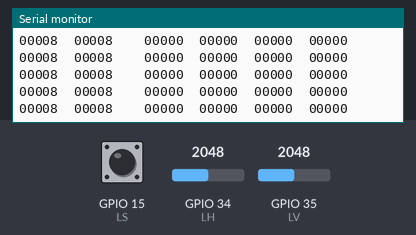
Bench run of a sketch on a simulated ESP32. On the bench: the last lines printed to the serial monitor. Inputs (shaded band) come from the test bench; at power-on: GPIO 34 (LH) = 2048, GPIO 35 (LV) = 2048, GPIO 15 (LS) HIGH (analog values on the 0–4095 scale). USB keyboard and mouse output is not drawn.

Above: at 3.4 s.
3.5 s: GPIO 34 (LH) set to 2866
At 4.3 s:
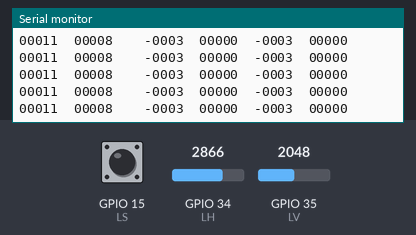
5.0 s: GPIO 35 (LV) set to 2866
At 5.9 s:
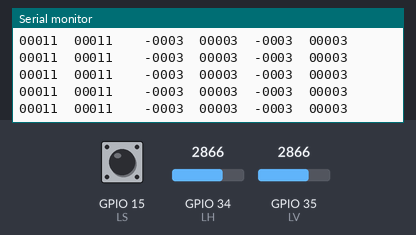
8.0 s: GPIO 34 (LH) set to 3603
At 8.5 s:
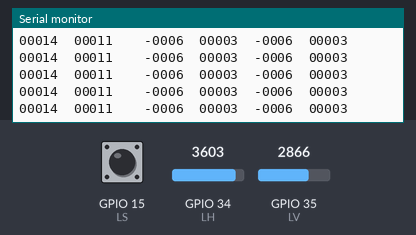
Timing chart, 0 to 10.6 s (numbered marks = the images above; inputs shaded):
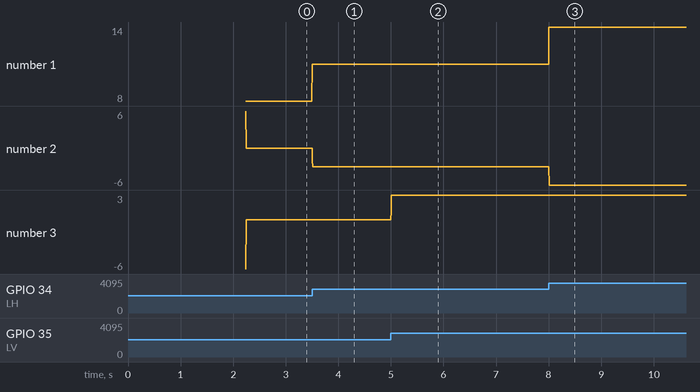

The sketch:

joystickMouse.ino
```cpp
#include <BleMouse.h>

// LEFT-JOYSTICK
#define LH 34 //horizontal axis
#define LV 35 //vertical axis
#define LS 15 //joystick button

int axiscenterH ;
int axiscenterV ;

//two libraries are used:
// + NimBLE-Arduino
// + https://github.com/wakwak-koba/ESP32-NimBLE-Mouse
BleMouse bleMouse;

void setup() {
  Serial.begin(115200);
  //Default ADC resolution is 12bits; we only need 4, as human hand cannot feel that much, and to reduce noise also:
  analogReadResolution(4);
  //register internal pull up resistor for the button (if you don't have an external one):
  pinMode(LS,INPUT_PULLUP);
  //At resting position, the potientiometer usually off center a little.
  //For ex: with ADC values ranging from 0 -> 1023, the resting position is not 512, but ~450 or ~550.
  //So, let's calibrate the true center:
  //  notes: the calibration code below assume that at reset, the joystick is not moved for about 1 second.
  int sumH=0, sumV=0;
  for (int i=0; i< 10000; i++) {
    sumH += analogRead(LH);
    sumV += analogRead(LV);
  }
  axiscenterH = sumH / 10000;
  axiscenterV = sumV / 10000;
  Serial.printf("center: %d\t%d\n",axiscenterH,axiscenterV);

  Serial.println("Starting BLE work!");
  bleMouse.begin();
}

void loop() {
  if(bleMouse.isConnected()) {


    int value1 = analogRead(LH);
    int value2 = analogRead(LV);
    Serial.printf("%05d\t%05d\t\t",value1,value2);

    //apply average moving filter to make the mouse movement smoother:
    int valueH = avg_filter1(value1);
    int valueV = avg_filter2(value2);
    //Serial.printf("%05d\t%05d\t\t",valueH,valueV);


/*
    //This code is used to combat the off center of the potentiometer,
    //For ex: ADC values  :  0   -> 400 (center) -> 1023.
    //need to be mapped to: -512 -> 0   (center) -> 511 .
    //But the map function just truncate values.
    //We need to implement round-to-nearest to use this code.
    //Anyway, my joystick just off center a little bit, so I don't need this anyway.
    const int axisminH = 0;
    const int axisminV = 0;
    const int axismaxH = 4095;
    const int axismaxV = 4095;
    int correctedvalueH, correctedvalueV;

    const int max_mickey = 4;
    if (valueH < axiscenterH) correctedvalueH = map(valueH,axisminH,axiscenterH,max_mickey,0);
    else correctedvalueH = map(valueH,axiscenterH,axismaxH,0,-max_mickey);

    if (valueV < axiscenterV) correctedvalueV = map(valueV,axisminV,axiscenterV,-max_mickey,0);
    else correctedvalueV = map(valueV,axiscenterV,axismaxV,0,max_mickey);

    //Serial.printf("crect: %05d\t%05d\t",correctedvalueH,correctedvalueV);
*/
    //int x = avg_filter1(correctedvalueH);
    //int y = avg_filter2(correctedvalueV);
    //int x = correctedvalueH;
    //int y = correctedvalueV;
    int x = - (valueH - axiscenterH);
    int y =    valueV - axiscenterV ;
    Serial.printf("%05d\t%05d\t",x,y);


    //Here are where the magic is peformed:
    //We'll apply "negative inertia transfer function" of Thinkpad trackpoint
    // to make the mouse movement more responsive and intuitive.

    //this algorithm gives you two things to modify:
    const int I = 4; //the inertia gain factor, the larger it is, the quicker the mouse reach max speed.
    //#define TRANSFER_FUNC //not sure what the hell it does yet. But it seems that I don't need it.

    int abs_x = abs(x); int abs_y = abs(y);
    int z = abs_x + abs_y - ((2*min(abs_x,abs_y))/3); //approximate of sqrt(x^2 + y^2)
    //if (z<3) z = 0; //use this to ignore noise at the center position. But I used avg filter, so I don't need this.
    static int z0 = z;
    //Serial.printf("z: %05d\t%05d\t",z0,z);
    int zi = ( (z - z0)*I ) + z;
    int zi2 = abs(zi);

    #ifdef TRANSFER_FUNC
    int Z = transfer_func[zi2];              // f is transfer function, implement by lookup table in lut.h
    int ratio = zi==0? 0 : Z/zi2;
    int uX = x*ratio; int uY = y*ratio;
    int X = (zi==0)? 0 : (zi>0)? uX : -uX;
    int Y = (zi==0)? 0 : (zi>0)? uY : -uY;
    #else
    int Z = zi2;
    int ratio = z==0? 0 : Z/z;
    int uX = x*ratio; int uY = y*ratio;
    int X = uX; int Y = uY;
    #endif

    z0 = z; //save z to use at the next iter


    Serial.printf("%05d\t%05d\t",X,Y);
    //if (X!=0 || Y!=0)
    bleMouse.move(X,Y);
    //delay(1);
    Serial.println("");


    // read the mouse button and click or not click:
    // if the mouse button is pressed:
    if (digitalRead(LS) == LOW) {
      // if the mouse is not pressed, press it:
      if (!bleMouse.isPressed(MOUSE_LEFT)) {
        bleMouse.press(MOUSE_LEFT);
      }
    }
    // else the mouse button is not pressed:
    else {
      // if the mouse is pressed, release it:
      if (bleMouse.isPressed(MOUSE_LEFT)) {
        bleMouse.release(MOUSE_LEFT);
      }
    }


  }
}


//average moving filter:
//the larger the window size, the smoother it is. But with the trade off of larger input delay.
#define WINDOW_SIZE 4

int avg_filter1 (int input) {

static int INDEX = 0;
int VALUE = 0;
static int SUM = 0;
static int READINGS[WINDOW_SIZE];
static int AVERAGED = 0;

  SUM = SUM - READINGS[INDEX];       // Remove the oldest entry from the sum
  VALUE = input; //analogRead(IN_PIN);        // Read the next sensor value
  READINGS[INDEX] = VALUE;           // Add the newest reading to the window
  SUM = SUM + VALUE;                 // Add the newest reading to the sum
  INDEX = (INDEX+1) % WINDOW_SIZE;   // Increment the index, and wrap to 0 if it exceeds the window size

  AVERAGED = SUM / WINDOW_SIZE;      // Divide the sum of the window by the window size for the result

  return(AVERAGED);
}

int avg_filter2 (int input) {

static int INDEX = 0;
int VALUE = 0;
static int SUM = 0;
static int READINGS[WINDOW_SIZE];
static int AVERAGED = 0;

  SUM = SUM - READINGS[INDEX];       // Remove the oldest entry from the sum
  VALUE = input; //analogRead(IN_PIN);        // Read the next sensor value
  READINGS[INDEX] = VALUE;           // Add the newest reading to the window
  SUM = SUM + VALUE;                 // Add the newest reading to the sum
  INDEX = (INDEX+1) % WINDOW_SIZE;   // Increment the index, and wrap to 0 if it exceeds the window size

  AVERAGED = SUM / WINDOW_SIZE;      // Divide the sum of the window by the window size for the result

  return(AVERAGED);
}
```

Measured:
- after the input at 3.5 s, the serial monitor: prints a new line at once (image 1)
- after the input at 5.0 s, the serial monitor: prints a new line at once (image 2)
- after the input at 8.0 s, the serial monitor: prints a new line at once (image 3)
- plotted number 1: 8 → 11 after the input at 3.5 s, 11 → 14 after the input at 8.0 s
- plotted number 2: 0 → -3 after the input at 3.5 s
- plotted number 3: 0 → 3 after the input at 5.0 s
